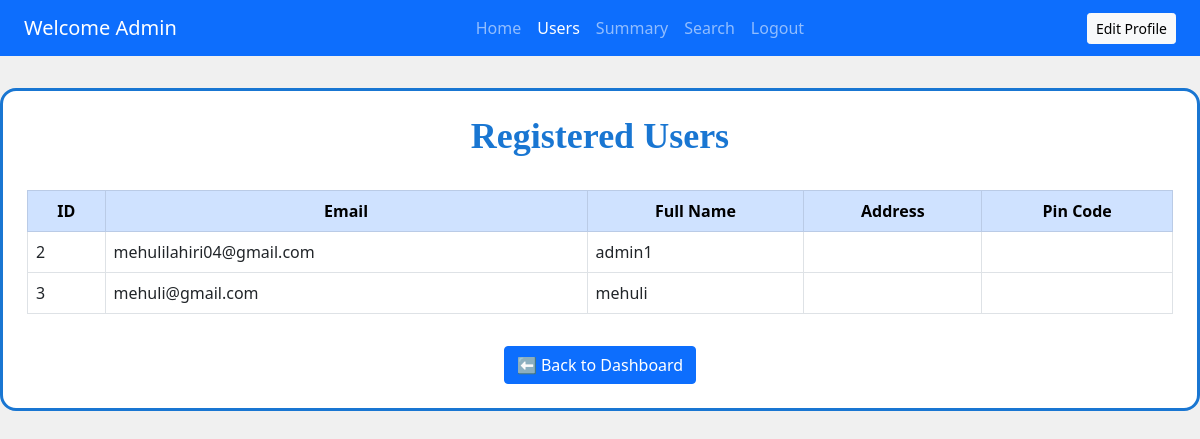
The app's page /view_users, older data.
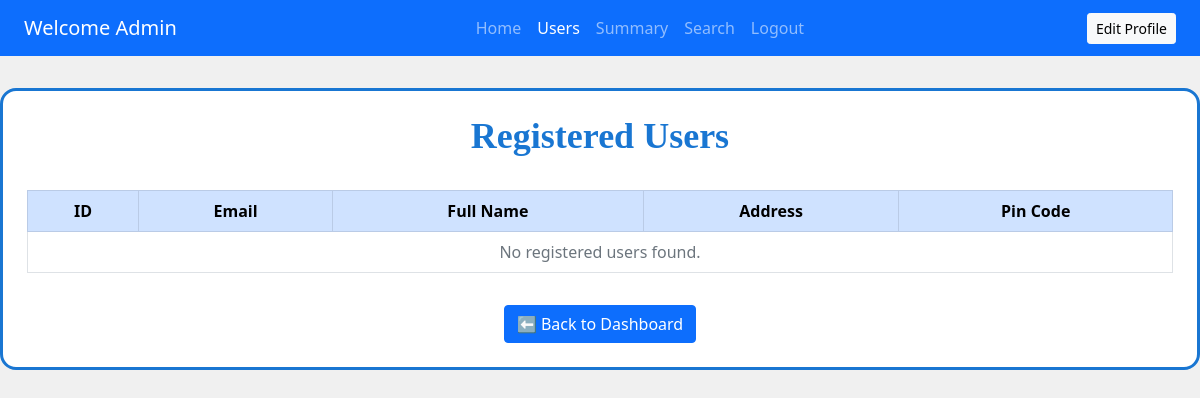
The same page, newer data.
### backend/models.py (models this page shows)
class User_Info(db.Model):
    __tablename__ = "user_info"
    id = db.Column(db.Integer, primary_key=True)
    full_name = db.Column(db.String(100))
    user_name = db.Column(db.String(100), unique=True)
    email = db.Column(db.String(120), unique=True)
    pwd = db.Column(db.String(100))
    role = db.Column(db.Integer, default=1)  # 0=admin, 1=user
    reservations = db.relationship('Reservation', backref='user', lazy=True)

### backend/controllers.py (the view)
    @app.route("/view_users")
    def view_users():
        users = User_Info.query.filter_by(role=1).all()
        return render_template("admin_view_users.html", users=users)

### templates/admin_view_users.html (shortened to what this page needs)
<!DOCTYPE html>
<html lang="en">
<head>
  <link rel="stylesheet" href="{{ url_for('static', filename='css/style.css') }}">
  <link href="https://cdn.jsdelivr.net/npm/bootstrap@5.0.2/dist/css/bootstrap.min.css" rel="stylesheet">
</head>
<body class="admin-dashboard-page">
  <nav class="navbar navbar-expand-lg navbar-dark bg-primary px-4">
    <a class="navbar-brand" href="#">Welcome Admin</a>
    <div class="collapse navbar-collapse justify-content-center" id="navbarNav">
      <ul class="navbar-nav">
        <li class="nav-item"><a class="nav-link" href="{{ url_for('admin_dashboard') }}">Home</a></li>
        <li class="nav-item"><a class="nav-link active" href="{{ url_for('view_users') }}">Users</a></li>
        <li class="nav-item"><a class="nav-link" href="{{ url_for('admin_summary') }}">Summary</a></li>
        <li class="nav-item"><a class="nav-link" href="#">Search</a></li>
        <li class="nav-item"><a class="nav-link" href="/login">Logout</a></li>
      </ul>
    </div>
    <div>
      <a href="#" class="btn btn-light btn-sm">Edit Profile</a>
    </div>
  </nav>
  <div id="panel" class="p-4">
    <h2 class="admin-dashboard-title">Registered Users</h2>
    <div class="table-responsive">
      <table class="table table-hover table-bordered">
        <thead class="table-primary text-center">
          <tr>
            <th>ID</th>
            <th>Email</th>
            <th>Full Name</th>
            <th>Address</th>
            <th>Pin Code</th>
          </tr>
        </thead>
        <tbody>
          {% for user in users %}
          <tr>
            <td>{{ user.id }}</td>
            <td>{{ user.email }}</td>
            <td>{{ user.full_name }}</td>
            <td>{{ user.address }}</td>
            <td>{{ user.pincode }}</td>
          </tr>
          {% else %}
          <tr>
            <td colspan="5" class="text-center text-muted">No registered users found.</td>
          </tr>
          {% endfor %}
        </tbody>
      </table>
    </div>
    <div class="text-center mt-3">
      <a href="{{ url_for('admin_dashboard') }}" class="btn btn-primary">⬅️ Back to Dashboard</a>
    </div>
  </div>
</body>
</html>

### static/css/style.css (style rules this page uses)
* { margin: 0; padding: 0; box-sizing: border-box; }
.table-responsive { overflow-x:auto; }
.admin-dashboard-page { background: #f0f0f0; }
.admin-dashboard-page #panel { background: #fff; padding: 2rem; max-width: 1400px; margin: 2rem auto; border: 3px solid #1976d2; border-radius: 1rem; }
.admin-dashboard-page .admin-dashboard-title { font-size: 2.25rem; font-weight: 700; color: #1976d2; text-align: center; margin-bottom: 2rem; font-family: 'Brush Script MT', cursive; }

Row changes from the older to the newer data that the page shows:
removed User_Info: id "2", email "mehulilahiri04@gmail.com", full_name "admin1"
removed User_Info: id "3", email "mehuli@gmail.com", full_name "mehuli"
Text that changed along with them:
text now shown: "No registered users found."
